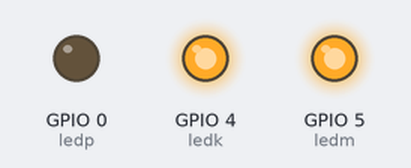
A program run on a simulated ESP8266 (NodeMCU). Parts: output pins drawn as LEDs (lit = HIGH).

Above: at 0.2 s.
At 19.2 s:
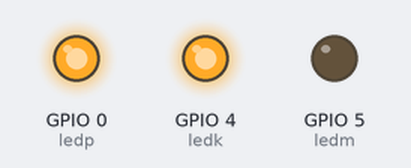
At 29.2 s:
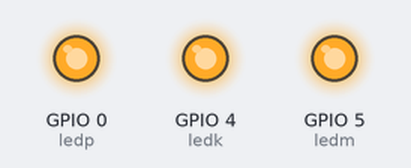
At 38.7 s:
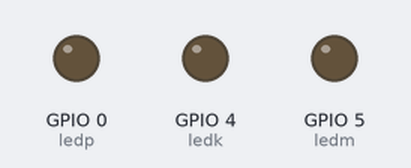
Timing chart, 0 to 39.0 s (numbered marks = the images above):
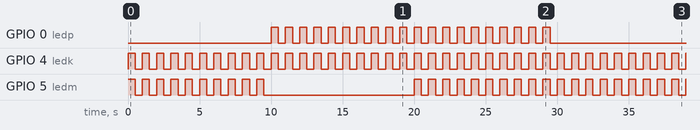

The program:

main.cpp
```cpp
#include <Arduino.h>

const int ledm = 5;
const int ledk = 4;
const int ledp = 0;


void setup() {
  pinMode(ledm, OUTPUT);
  pinMode(ledk, OUTPUT);
  pinMode(ledp, OUTPUT);
}

void loop() {
  int x = 1;
  while (x <= 10)
  {
    digitalWrite(ledm, HIGH);
    digitalWrite(ledk, HIGH);
    delay(500);
    digitalWrite(ledm, LOW);
    digitalWrite(ledk, LOW);
    delay(500);
    x++;
  }

  int y = 1;
  while (y <= 10)
  {
    digitalWrite(ledk, HIGH);
    digitalWrite(ledp, HIGH);
    delay(500);
    digitalWrite(ledk, LOW);
    digitalWrite(ledp, LOW);
    delay(500);
    y++;
  }

  int z = 1;
  while (z <= 10)
  {
    digitalWrite(ledm, HIGH);
    digitalWrite(ledk, HIGH);
    digitalWrite(ledp, HIGH);
    delay(500);
    digitalWrite(ledm, LOW);
    digitalWrite(ledk, LOW);
    digitalWrite(ledp, LOW);
    delay(500);
    z++;
  }


}
```

Measured:
- by itself, GPIO 0 (ledp), GPIO 5 (ledm): repeats every 30.0 s: HIGH 0.50 s, LOW 10.5 s, 19 × (HIGH 0.50 s, LOW 0.50 s)
- by itself, GPIO 4 (ledk): alternates HIGH for 0.50 s and LOW for 0.50 s
- by itself, everything shown: repeats every 30.0 s, in 60 steps
